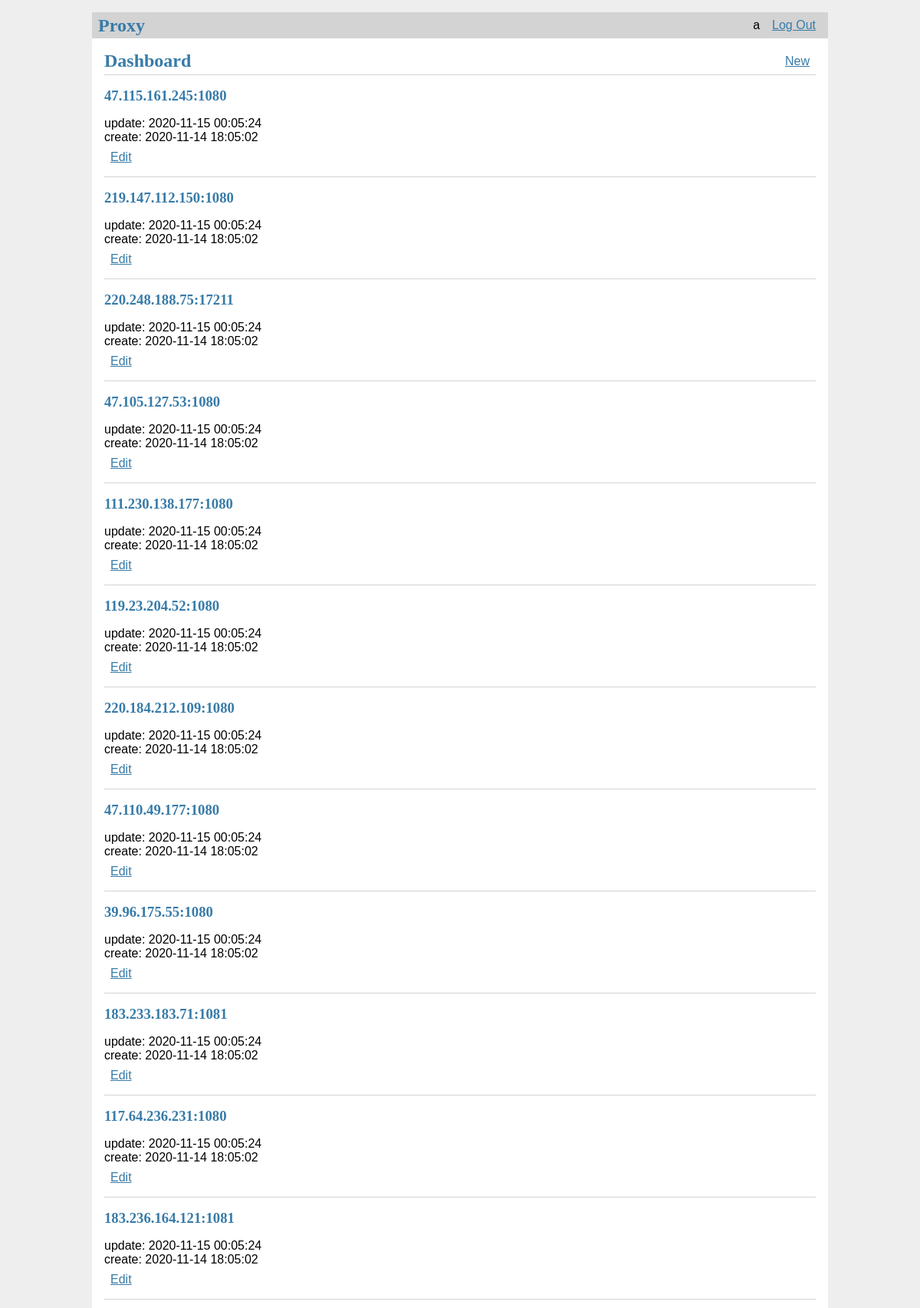
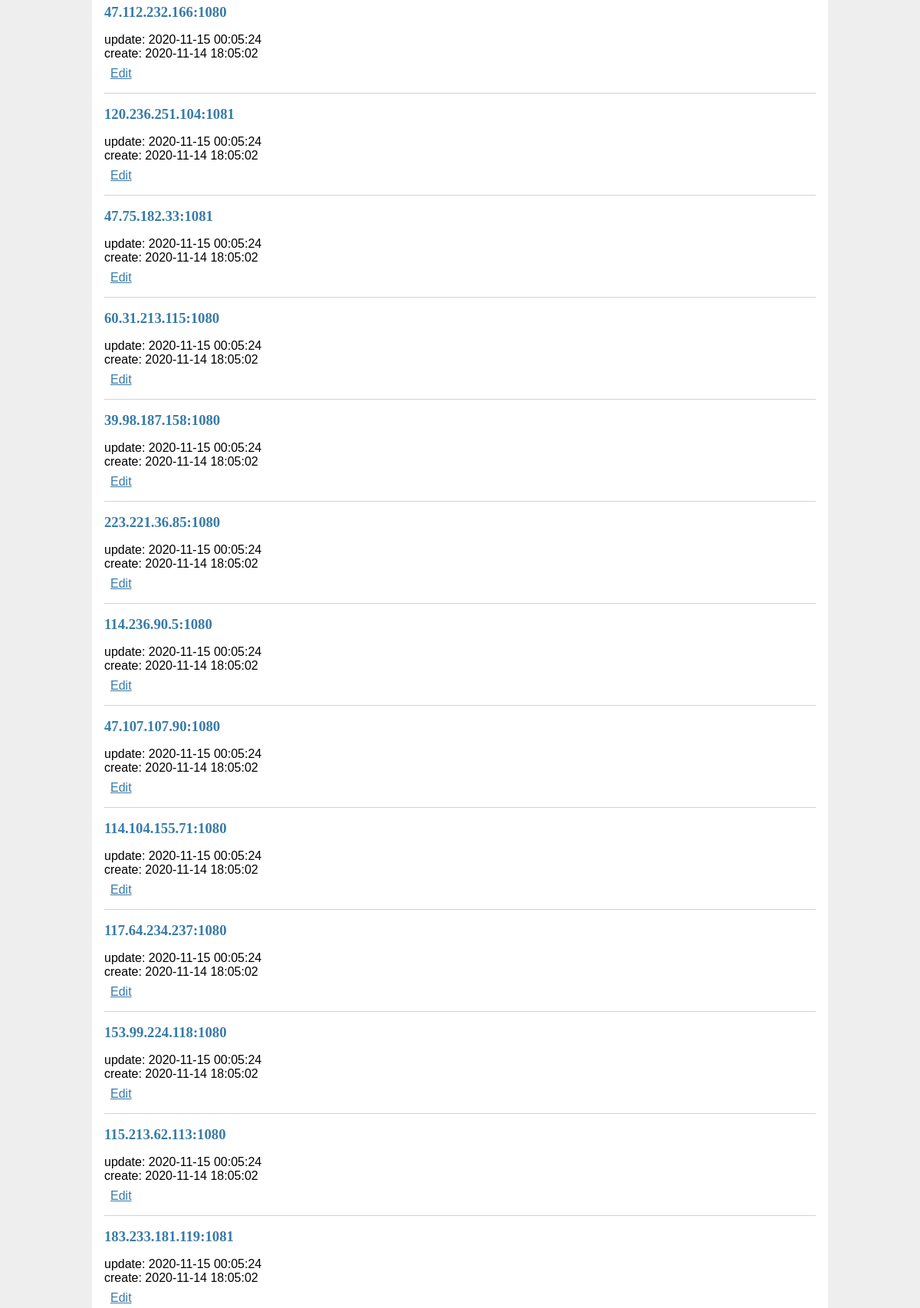
The page /dashboard (signed in, upper part) on the database its author committed (2 pictures, top to bottom).
### tables this page shows
CREATE TABLE user (
    id       INTEGER PRIMARY KEY AUTOINCREMENT,
    username TEXT    UNIQUE
                     NOT NULL,
    password TEXT    NOT NULL
);

CREATE TABLE proxy (
            id        INTEGER   PRIMARY KEY AUTOINCREMENT,
            author_id INTEGER   NOT NULL,
            created   TIMESTAMP NOT NULL,
            updated   TIMESTAMP NOT NULL
                                DEFAULT CURRENT_TIMESTAMP,
            ip        TEXT      NOT NULL
                                UNIQUE,
            port      TEXT      NOT NULL,
            FOREIGN KEY (
                author_id
            )
            REFERENCES user (id));

### flaskr/blog.py (the view)
@bp.route('/dashboard')
@login_required
def dashboard():
    db = get_db()
    records = db.execute(
        'SELECT p.id, author_id, created, updated, ip, port, username'
        ' FROM proxy p JOIN user u ON p.author_id = u.id'
        ' ORDER BY created DESC'
    ).fetchall()
    return render_template('blog/dashboard.html', records=records)

### flaskr/auth.py (called while the page is built)
@bp.before_app_request
def load_logged_in_user():
    user_id = session.get('user_id')
    if user_id is None:
        g.user = None
    else:
        g.user = get_db().execute(
            'SELECT * FROM user WHERE id = ?', (user_id,)
        ).fetchone()

def login_required(view):
    @functools.wraps(view)
    def wrapped_view(**kwargs):
        if g.user is None:
            return redirect(url_for('auth.login'))
        return view(**kwargs)
    return wrapped_view

### flaskr/db.py (called while the page is built)
def get_db():
    if 'db' not in g:
        g.db = sqlite3.connect(
            current_app.config['DATABASE'],
            detect_types=sqlite3.PARSE_DECLTYPES
        )
        g.db.row_factory = sqlite3.Row
    return g.db

### flaskr/templates/blog/dashboard.html
{% extends 'base.html' %}
{% block header %}
  <h1>{% block title %}Dashboard{% endblock %}</h1>
  {% if g.user %}
    <a class="action" href="{{ url_for('blog.create') }}">New</a>
  {% endif %}
{% endblock %}
{% block content %}
  {% for r in records %}
    <article class="r">
      <header>
        <div>
          <h1>{{ r['ip'] }}:{{ r['port'] }} </h1>
          {% if r['updated'] %}
            <div class="about">update: {{ r['updated'].strftime('%Y-%m-%d %H:%M:%S') }}</div>
          {% endif %}
          <div class="about">create: {{ r['created'].strftime('%Y-%m-%d %H:%M:%S') }}</div>
        </div>
        {% if g.user['id'] == r['author_id'] %}
          <a class="action" href="{{ url_for('blog.update', id=r['id']) }}">Edit</a>
        {% endif %}
      </header>
    </article>
    {% if not loop.last %}
      <hr>
    {% endif %}
  {% endfor %}
{% endblock %}

### flaskr/templates/base.html (shortened to what this page needs)
<!doctype html>
<link rel="stylesheet" href="{{ url_for('static', filename='style.css') }}">
<nav>
  <h1>Proxy</h1>
  <ul>
    {% if g.user %}
      <li><span>{{ g.user['username'] }}</span>
      <li><a href="{{ url_for('auth.logout') }}">Log Out</a>
    {% else %}
      <li><a href="{{ url_for('auth.register') }}">Register</a>
      <li><a href="{{ url_for('auth.login') }}">Log In</a>
    {% endif %}
  </ul>
</nav>
<section class="content">
  <header>
    {% block header %}{% endblock %}
  </header>
  {% block content %}{% endblock %}
</section>

### flaskr/static/style.css (style rules this page uses)
h1 { font-family: serif; color: #377ba8; margin: 1rem 0; }
a { color: #377ba8; }
hr { border: none; border-top: 1px solid lightgray; }
nav { background: lightgray; display: flex; align-items: center; padding: 0 0.5rem; }
nav h1 { flex: auto; margin: 0; }
nav ul { display: flex; list-style: none; margin: 0; padding: 0; }
nav ul li a, nav ul li span, header .action { display: block; padding: 0.5rem; }
.content { padding: 0 1rem 1rem; }
.content > header { border-bottom: 1px solid lightgray; display: flex; align-items: flex-end; }
.content > header h1 { flex: auto; margin: 1rem 0 0.25rem 0; }
.content:last-child { margin-bottom: 0; }

### rows shown on the page
user: user.username "a"
proxy: ip "47.115.161.245", port "1080", updated "2020-11-15 00:05:24", created "2020-11-14 18:05:02"
proxy: ip "219.147.112.150", port "1080", updated "2020-11-15 00:05:24", created "2020-11-14 18:05:02"
proxy: ip "220.248.188.75", port "17211", updated "2020-11-15 00:05:24", created "2020-11-14 18:05:02"
proxy: ip "47.105.127.53", port "1080", updated "2020-11-15 00:05:24", created "2020-11-14 18:05:02"
proxy: ip "111.230.138.177", port "1080", updated "2020-11-15 00:05:24", created "2020-11-14 18:05:02"
proxy: ip "119.23.204.52", port "1080", updated "2020-11-15 00:05:24", created "2020-11-14 18:05:02"
proxy: ip "220.184.212.109", port "1080", updated "2020-11-15 00:05:24", created "2020-11-14 18:05:02"
proxy: ip "47.110.49.177", port "1080", updated "2020-11-15 00:05:24", created "2020-11-14 18:05:02"
proxy: ip "39.96.175.55", port "1080", updated "2020-11-15 00:05:24", created "2020-11-14 18:05:02"
proxy: ip "183.233.183.71", port "1081", updated "2020-11-15 00:05:24", created "2020-11-14 18:05:02"
proxy: ip "117.64.236.231", port "1080", updated "2020-11-15 00:05:24", created "2020-11-14 18:05:02"
proxy: ip "183.236.164.121", port "1081", updated "2020-11-15 00:05:24", created "2020-11-14 18:05:02"
proxy: ip "47.112.232.166", port "1080", updated "2020-11-15 00:05:24", created "2020-11-14 18:05:02"
proxy: ip "120.236.251.104", port "1081", updated "2020-11-15 00:05:24", created "2020-11-14 18:05:02"
proxy: ip "47.75.182.33", port "1081", updated "2020-11-15 00:05:24", created "2020-11-14 18:05:02"
proxy: ip "60.31.213.115", port "1080", updated "2020-11-15 00:05:24", created "2020-11-14 18:05:02"
proxy: ip "39.98.187.158", port "1080", updated "2020-11-15 00:05:24", created "2020-11-14 18:05:02"
proxy: ip "223.221.36.85", port "1080", updated "2020-11-15 00:05:24", created "2020-11-14 18:05:02"
proxy: ip "114.236.90.5", port "1080", updated "2020-11-15 00:05:24", created "2020-11-14 18:05:02"
proxy: ip "47.107.107.90", port "1080", updated "2020-11-15 00:05:24", created "2020-11-14 18:05:02"
proxy: ip "114.104.155.71", port "1080", updated "2020-11-15 00:05:24", created "2020-11-14 18:05:02"
proxy: ip "117.64.234.237", port "1080", updated "2020-11-15 00:05:24", created "2020-11-14 18:05:02"
proxy: ip "153.99.224.118", port "1080", updated "2020-11-15 00:05:24", created "2020-11-14 18:05:02"
proxy: ip "115.213.62.113", port "1080", updated "2020-11-15 00:05:24", created "2020-11-14 18:05:02"
proxy: ip "183.233.181.119", port "1081", updated "2020-11-15 00:05:24", created "2020-11-14 18:05:02"
